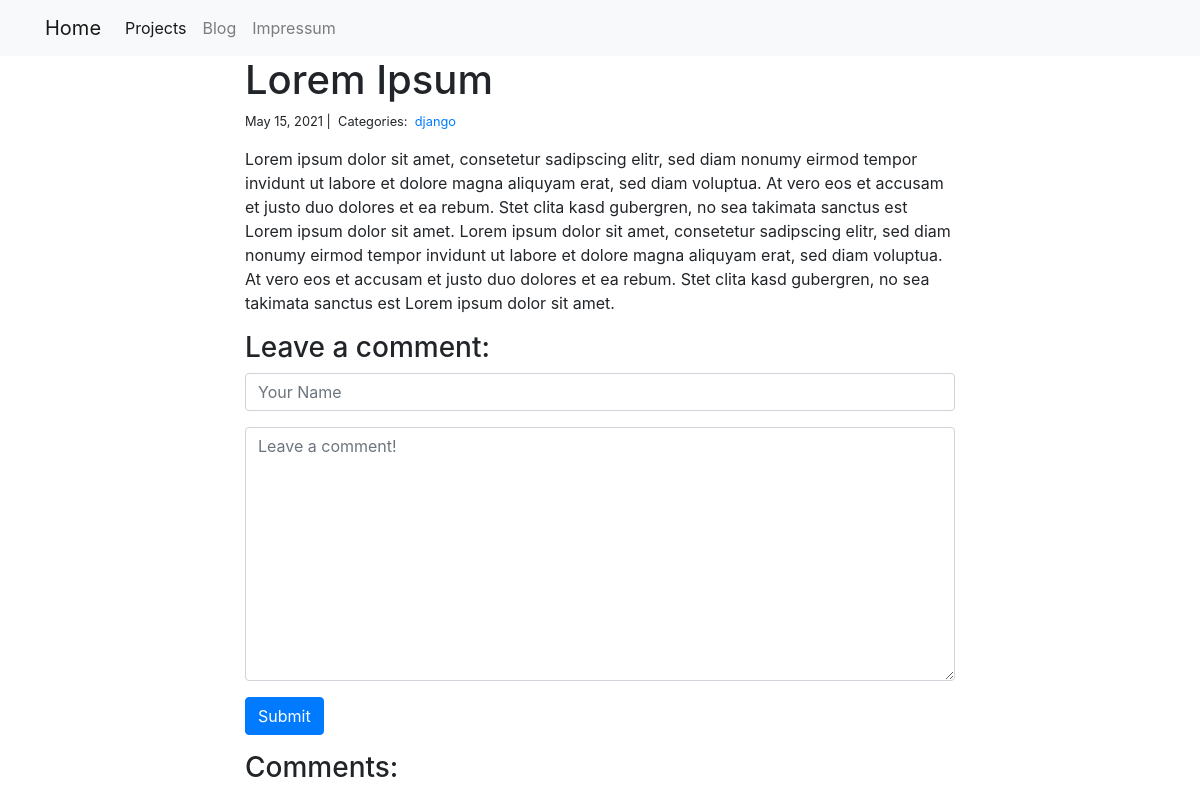
Page /blog/1/ on the committed database.
### blog/models.py (models this page shows)
class Post(models.Model):
    title = models.CharField(max_length=255)
    body = models.TextField()
    created_on = models.DateTimeField(auto_now_add=True)
    last_modified = models.DateTimeField(auto_now=True)
    categories = models.ManyToManyField("Category", related_name="posts")

class Category(models.Model):
    name = models.CharField(max_length=20)

### blog/views.py (the view, shortened to what this page needs)
# urls.py: path("<int:pk>/", views.blog_detail, name="blog_detail"),
def blog_detail(request, pk):
    post = Post.objects.get(pk=pk)
    comments = Comment.objects.filter(post=post)
    form = CommentForm()
    context = {"post": post, "comments": comments, "form": form}
    return render(request, "blog_detail.html", context)

### blog/forms.py
class CommentForm(forms.Form):
    author = forms.CharField(
        max_length=60,
        widget=forms.TextInput(attrs={
            "class": "form-control",
            "placeholder": "Your Name"
        })
    )
    body = forms.CharField(widget=forms.Textarea(
        attrs={
            "class": "form-control",
            "placeholder": "Leave a comment!"
        })
    )

### blog/templates/blog_detail.html (shortened to what this page needs)
{% extends "base.html" %}
{% block page_content %}
<div class="col-md-8 offset-md-2">
    <h1>{{ post.title }}</h1>
    <small>
        {{ post.created_on.date }} |&nbsp;
        Categories:&nbsp;
        {% for category in post.categories.all %}
        <a href="{% url 'blog_category' category.name %}">
            {{ category.name }}
        </a>&nbsp;
        {% endfor %}
    </small>
    <p>{{ post.body | linebreaks }}</p>
    <h3>Leave a comment:</h3>
    <form action="/blog/{{ post.pk }}/" method="post">
        <div class="form-group">
            {{ form.author }}
        </div>
        <div class="form-group">
            {{ form.body }}
        </div>
        <button type="submit" class="btn btn-primary">Submit</button>
    </form>
    <h3>Comments:</h3>
</div>
{% endblock %}

### rows in the picture
Post: title "Lorem Ipsum", created_on "May 15, 2021", body "Lorem ipsum dolor sit amet, consetetur sadipscing elitr, sed diam nonumy eirmod tempor invidunt ut labore et dolore magna aliquyam erat, sed diam voluptua. At vero eos et accusam et justo duo dolores et ea rebum. Stet clita kasd gubergren, no sea takimata sanctus est Lorem ipsum dolor sit amet. Lorem ipsum dolor sit amet, consetetur sadipscing elitr, sed diam nonumy eirmod tempor invidunt ut labore et dolore magna aliquyam erat, sed diam voluptua. At vero eos et accusam et justo duo dolores et ea rebum. Stet clita kasd gubergren, no sea takimata sanctus est Lorem ipsum dolor sit amet."
Category: name "django"
